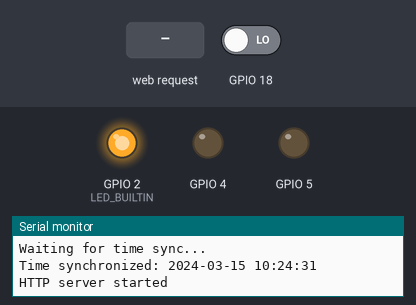
A program run on a simulated ESP32. On the bench: output pins drawn as LEDs (lit = HIGH), the last lines printed to the serial monitor. Dashed ring = blinking. The test bench sets the inputs (shaded band); at power-on: GPIO 18 LOW. WiFi joins after 1.5 s; servers stay silent unless stated; the local clock reads 2024-03-15 10:24:30 at power-on unless the program sets it; not simulated (calls return 0 or success): secrets.h.

Above: at 2.7 s.
2.8 s: GPIO 18 driven HIGH
At 2.9 s:
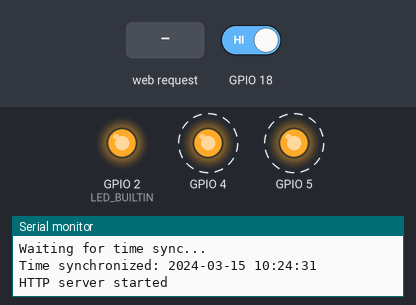
8.8 s: HTTP request GET /first_on received
11.8 s: HTTP request GET /second_on received
14.8 s: HTTP request GET /first_on received
17.8 s: GPIO 18 driven LOW
At 18.5 s:
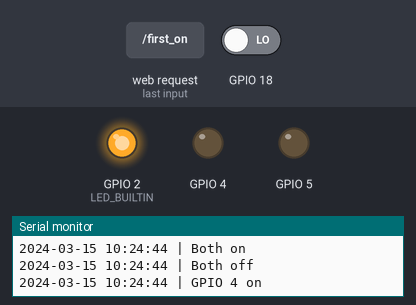
Timing chart, 0 to 20.3 s (numbered marks = the images above; inputs shaded):
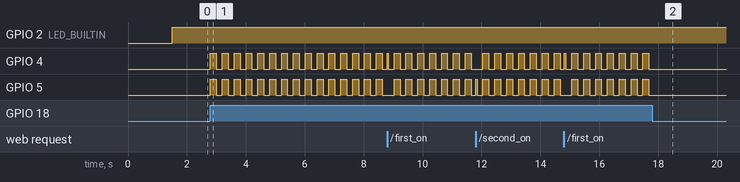

Measured:
- after the input at 2.8 s, GPIO 4, GPIO 5: alternates HIGH for 0.20 s and LOW for 0.20 s, starting at once
- after the input at 17.8 s, GPIO 4, GPIO 5: stops changing and stays LOW

The program:

main.cpp
```cpp
#include "custom_logging.h"
#include "web_server.h"
#include "wifi.h"
#include <Arduino.h>

MyServer myServer(80);

void setup() {
  Serial.begin(921600);
  setupPins();
  setupWifi();
  myServer.beginServer();
}

void loop() {
  digitalWrite(LED_BUILTIN, WiFi.status() == WL_CONNECTED);
  myServer.handleClient(rcChangeState());
}
```

custom_logging.h
```cpp
#ifndef CUSTOM_LOGGING_H
#define CUSTOM_LOGGING_H

#include <string>
#include <vector>

void addLogging(std::vector<std::string> &loggingEntries,
                const std::string &logEntry);
std::string formatLogging(const std::vector<std::string> &loggingEntries);
std::vector<std::string>
reverseLogging(const std::vector<std::string> &loggingEntries);
// Note: on embedded devices file I/O may not be available; this function
// currently prints entries to Serial. Keep signature const-ref for safety.
void logEntries(const std::vector<std::string> &loggingEntries,
                const std::string &file_path);

#endif // CUSTOM_LOGGING_H
```

web_server.h
```cpp
#ifndef WEB_SERVER_H
#define WEB_SERVER_H

#include "custom_logging.h"
#include "gpio.h"
#include <WebServer.h>

class MyServer {
public:
  MyServer(int port = 80); // Constructor with a default port
  void handleClient(std::string);
  void beginServer();
  void handleRoot();
  void handleStatus();

private:
  WebServer server;
  std::vector<std::string> logging_entries;

  String getPage();
  void handleRequest(String requestPath);
};

#endif // WEB_SERVER_H
```

wifi.h
```cpp
#ifndef WIFI_H
#define WIFI_H

#include <WiFiMulti.h>

// Wi-Fi credentials should live in `include/secrets.h` which is ignored by
// version control. This file should define `WIFI_SSID` and `WIFI_PASSWORD`.
#include "secrets.h"

// Fallback placeholders (safe defaults for compiling on CI/host).
#ifndef WIFI_SSID
#define WIFI_SSID "your_ssid_here"
#endif

#ifndef WIFI_PASSWORD
#define WIFI_PASSWORD "your_password_here"
#endif

void setupWifi();

#endif // WIFI_H
```

custom_logging.cpp
```cpp
#include "custom_logging.h"

#if defined(ARDUINO)
#include <Arduino.h>
#else
#include <iostream>
#endif
#include <algorithm>
#include <ctime>
#include <string>
#include <vector>

void addLogging(std::vector<std::string> &loggingEntries,
                const std::string &logEntry) {
  time_t now = time(nullptr);
  struct tm timeinfo;
#if defined(ARDUINO_ARCH_ESP32)
  localtime_r(&now, &timeinfo);
#else
  localtime_r(&now, &timeinfo);
#endif

  char buf[32];
  strftime(buf, sizeof(buf), "%Y-%m-%d %H:%M:%S", &timeinfo);

  loggingEntries.push_back(std::string(buf) + " | " + logEntry);

  // Keep logs bounded to avoid unbounded memory growth on embedded device
  const size_t MAX_LOG_ENTRIES = 50;
  if (loggingEntries.size() > MAX_LOG_ENTRIES) {
    size_t removeCount = loggingEntries.size() - MAX_LOG_ENTRIES;
    loggingEntries.erase(loggingEntries.begin(),
                         loggingEntries.begin() + removeCount);
  }
}

std::string formatLogging(const std::vector<std::string> &loggingEntries) {
  std::string formatted;
  for (const auto &e : loggingEntries) {
    formatted += e + "<br>";
  }
  return formatted;
}

std::vector<std::string>
reverseLogging(const std::vector<std::string> &loggingEntries) {
  std::vector<std::string> copy = loggingEntries;
  std::reverse(copy.begin(), copy.end());
  return copy;
}

void logEntries(const std::vector<std::string> &loggingEntries,
                const std::string &file_path) {
  // File I/O may not be available on all builds. Print to Serial (embedded)
  // or std::cout (native host) instead.
#if defined(ARDUINO)
  Serial.println("--- Log entries (would write to: " +
                 String(file_path.c_str()) + ") ---");
  for (const auto &e : loggingEntries) {
    Serial.println(String(e.c_str()));
  }
#else
  std::cout << "--- Log entries (would write to: " << file_path << ") ---\n";
  for (const auto &e : loggingEntries) {
    std::cout << e << std::endl;
  }
#endif
}
```

web_server.cpp
```cpp
#include "web_server.h"

// Constructor
MyServer::MyServer(int port) : server(port) {
  // Initialize logging entries or any other setup
  logging_entries = {};
}

void MyServer::handleClient(std::string log) {
  if (log != "") {
    addLogging(logging_entries, log);
  }
  server.handleClient();
}

// Method to begin the server and register routes
void MyServer::beginServer() {
  server.on("/", [this]() { handleRoot(); });
  server.on("/first_on", [this]() { handleRoot(); });
  server.on("/first_off", [this]() { handleRoot(); });
  server.on("/second_on", [this]() { handleRoot(); });
  server.on("/second_off", [this]() { handleRoot(); });

  // New route for getting the current pin status
  server.on("/get_status", [this]() { handleStatus(); });

  server.begin();
  Serial.println("HTTP server started");
}

// Root handler method
void MyServer::handleRoot() {
  handleRequest(server.uri());
  server.send(200, "text/html", getPage());
}

void MyServer::handleStatus() {
  // Get the current states of the pins
  String status =
      "GPIO 4: " + String(digitalRead(GPIO_NUM_4) == HIGH ? "ON" : "OFF") +
      ", GPIO 5: " + String(digitalRead(GPIO_NUM_5) == HIGH ? "ON" : "OFF");

  // Send the response to the client
  server.send(200, "text/plain", status);
}

// Method to handle HTTP requests
void MyServer::handleRequest(String requestPath) {
  if (requestPath.startsWith("/first_on")) {
    addLogging(logging_entries, firstOn());
  } else if (requestPath.startsWith("/first_off")) {
    addLogging(logging_entries, firstOff());
  } else if (requestPath.startsWith("/second_on")) {
    addLogging(logging_entries, secondOn());
  } else if (requestPath.startsWith("/second_off")) {
    addLogging(logging_entries, secondOff());
  }
}

// Method to generate the HTML page
String MyServer::getPage() {
  std::string formattedLogs = formatLogging(logging_entries);

  // Serial output of logs
  for (const std::string &entry : logging_entries) {
    Serial.println(String(entry.c_str()));
  }

  // HTML page with JavaScript to poll server for pin status updates
  String page = R"(
    <!DOCTYPE html>
    <html>
    <head>
        <title>Gate</title>
        <script>
            // Function to update the pin status every 2 seconds
            function updateStatus() {
                fetch('/get_status')
                .then(response => response.text())
                .then(status => {
                    document.getElementById("status").innerHTML = status;
                });
            }

            setInterval(updateStatus, 2000);  // Update every 2 seconds
        </script>
    </head>
    <body>
    <center><b>
    <!-- GPIO Status -->
    <h2>GPIO Pin Status:</h2>
    <p id="status">Waiting for update...</p>
    <br>

    <!-- Form buttons for pin actions -->
    <table><tr>
        <td><form action="./first_on">
            <input type="submit" value="GPIO 4 ON" style="height:120px; width:120px" />
        </form></td>
        <td><form action="./second_on">
            <input type="submit" value="GPIO 5 ON" style="height:120px; width:120px" />
        </form></td>
    </tr></table>
    <table><tr>
        <td><form action="./first_off">
            <input type="submit" value="GPIO 4 OFF" style="height:120px; width:120px" />
        </form></td>
        <td><form action="./second_off">
            <input type="submit" value="GPIO 5 OFF" style="height:120px; width:120px" />
        </form></td>
    </tr></table>

    <!-- Logs Section -->
    <h2>Action Logs:</h2>
    <h1 align="left">)" +
                String(formattedLogs.c_str()) + R"(</h1>
    </body></html>)";

  return page;
}
```

wifi.cpp
```cpp
#include "wifi.h"
#include <time.h>

void setupWifi() {
  WiFiMulti wifiMulti;

  wifiMulti.addAP(WIFI_SSID, WIFI_PASSWORD);

  while (wifiMulti.run() != WL_CONNECTED) {
    delay(100);
  }

  Serial.println("Connected");
  Serial.println(WiFi.localIP());

  // Configure NTP time synchronization so logs have correct timestamps
  configTime(0, 0, "pool.ntp.org", "time.nist.gov");
  Serial.println("Waiting for time sync...");
  time_t now = time(nullptr);
  int retry = 0;
  const int maxRetries = 20;
  while (now < 8 && retry < maxRetries) {
    delay(500);
    now = time(nullptr);
    retry++;
  }
  if (now >= 8) {
    struct tm timeinfo;
    localtime_r(&now, &timeinfo);
    char buf[64];
    strftime(buf, sizeof(buf), "%Y-%m-%d %H:%M:%S", &timeinfo);
    Serial.print("Time synchronized: ");
    Serial.println(buf);
  } else {
    Serial.println("Time sync failed or timed out");
  }
}
```

gpio.h
```cpp
#ifndef GPIO_H
#define GPIO_H

#include <string>

void setupPins();

std::string firstOn();
std::string firstOff();
std::string secondOn();
std::string secondOff();
std::string flipPinState();
std::string rcChangeState();

#endif // GPIO_H
```

gpio.cpp
```cpp
#include "gpio.h"
#include <Arduino.h>

void setupPins() {
  pinMode(LED_BUILTIN, OUTPUT);
  pinMode(GPIO_NUM_4, OUTPUT);
  pinMode(GPIO_NUM_5, OUTPUT);
  pinMode(GPIO_NUM_18, INPUT);
}

std::string firstOn() {
  digitalWrite(GPIO_NUM_4, HIGH);
  return "GPIO 4 on";
}

std::string firstOff() {
  digitalWrite(GPIO_NUM_4, LOW);
  return "GPIO 4 off";
}

std::string secondOn() {
  digitalWrite(GPIO_NUM_5, HIGH);
  return "GPIO 5 on";
}

std::string secondOff() {
  digitalWrite(GPIO_NUM_5, LOW);
  return "GPIO 5 off";
}

std::string flipPinState() {
  if (digitalRead(GPIO_NUM_4) == HIGH || digitalRead(GPIO_NUM_5) == HIGH) {
    digitalWrite(GPIO_NUM_4, LOW);
    digitalWrite(GPIO_NUM_5, LOW);
    return "Both off";
  } else {
    digitalWrite(GPIO_NUM_4, HIGH);
    digitalWrite(GPIO_NUM_5, HIGH);
    return "Both on";
  }
}

std::string rcChangeState() {
  static unsigned long lastTime = 0;
  unsigned long debounceDelay =
      200; // Adjust debounce delay to avoid multiple triggers

  if (HIGH == digitalRead(GPIO_NUM_18) &&
      (millis() - lastTime > debounceDelay)) {
    lastTime = millis(); // Update the time of the last successful trigger
    return flipPinState();
  }
  return "";
}
```
